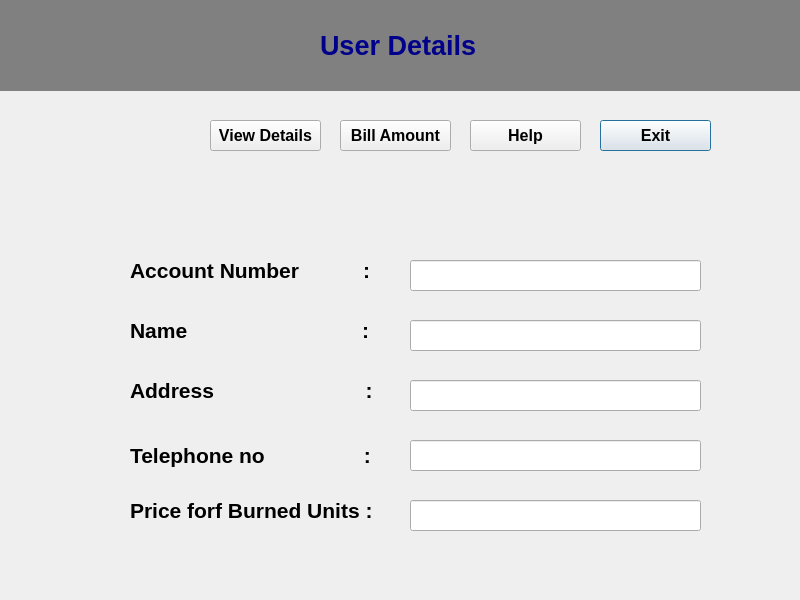
<?xml version="1.0" encoding="UTF-8"?>
<ui version="4.0">
 <class>Userdetails</class>
 <widget class="QDialog" name="Userdetails">
  <property name="geometry">
   <rect>
    <x>0</x>
    <y>0</y>
    <width>800</width>
    <height>600</height>
   </rect>
  </property>
  <property name="font">
   <font>
    <pointsize>12</pointsize>
    <weight>75</weight>
    <bold>true</bold>
   </font>
  </property>
  <property name="windowTitle">
   <string>Dialog</string>
  </property>
  <widget class="QWidget" name="widgetus1" native="true">
   <property name="geometry">
    <rect>
     <x>0</x>
     <y>0</y>
     <width>801</width>
     <height>91</height>
    </rect>
   </property>
   <property name="styleSheet">
    <string notr="true">#widgetus1{

background:gray;
}</string>
   </property>
   <widget class="QLabel" name="labelus1">
    <property name="geometry">
     <rect>
      <x>320</x>
      <y>30</y>
      <width>171</width>
      <height>31</height>
     </rect>
    </property>
    <property name="font">
     <font>
      <pointsize>20</pointsize>
      <weight>75</weight>
      <bold>true</bold>
     </font>
    </property>
    <property name="styleSheet">
     <string notr="true">#labelus1{

color:darkblue;
}</string>
    </property>
    <property name="text">
     <string>User Details</string>
    </property>
   </widget>
  </widget>
  <widget class="QWidget" name="accountno" native="true">
   <property name="geometry">
    <rect>
     <x>50</x>
     <y>180</y>
     <width>711</width>
     <height>371</height>
    </rect>
   </property>
   <property name="styleSheet">
    <string notr="true">#widgetus2{


background:lightgray;

}</string>
   </property>
   <widget class="QLabel" name="label">
    <property name="geometry">
     <rect>
      <x>80</x>
      <y>80</y>
      <width>251</width>
      <height>21</height>
     </rect>
    </property>
    <property name="font">
     <font>
      <pointsize>16</pointsize>
      <weight>75</weight>
      <bold>true</bold>
     </font>
    </property>
    <property name="text">
     <string>Account Number           :</string>
    </property>
   </widget>
   <widget class="QLabel" name="label_2">
    <property name="geometry">
     <rect>
      <x>80</x>
      <y>140</y>
      <width>251</width>
      <height>21</height>
     </rect>
    </property>
    <property name="font">
     <font>
      <pointsize>16</pointsize>
      <weight>75</weight>
      <bold>true</bold>
     </font>
    </property>
    <property name="text">
     <string>Name                              :</string>
    </property>
   </widget>
   <widget class="QLabel" name="label_3">
    <property name="geometry">
     <rect>
      <x>80</x>
      <y>200</y>
      <width>261</width>
      <height>21</height>
     </rect>
    </property>
    <property name="font">
     <font>
      <pointsize>16</pointsize>
      <weight>75</weight>
      <bold>true</bold>
     </font>
    </property>
    <property name="text">
     <string>Address                          :</string>
    </property>
   </widget>
   <widget class="QLabel" name="label_4">
    <property name="geometry">
     <rect>
      <x>80</x>
      <y>260</y>
      <width>261</width>
      <height>31</height>
     </rect>
    </property>
    <property name="font">
     <font>
      <pointsize>16</pointsize>
      <weight>75</weight>
      <bold>true</bold>
     </font>
    </property>
    <property name="text">
     <string>Telephone no                 :</string>
    </property>
   </widget>
   <widget class="QLineEdit" name="dislayaccountnumber">
    <property name="geometry">
     <rect>
      <x>360</x>
      <y>80</y>
      <width>291</width>
      <height>31</height>
     </rect>
    </property>
   </widget>
   <widget class="QLineEdit" name="displayname">
    <property name="geometry">
     <rect>
      <x>360</x>
      <y>140</y>
      <width>291</width>
      <height>31</height>
     </rect>
    </property>
   </widget>
   <widget class="QLineEdit" name="displayaddress">
    <property name="geometry">
     <rect>
      <x>360</x>
      <y>200</y>
      <width>291</width>
      <height>31</height>
     </rect>
    </property>
   </widget>
   <widget class="QLineEdit" name="displattelephoneno">
    <property name="geometry">
     <rect>
      <x>360</x>
      <y>260</y>
      <width>291</width>
      <height>31</height>
     </rect>
    </property>
   </widget>
   <widget class="QLabel" name="label_5">
    <property name="geometry">
     <rect>
      <x>80</x>
      <y>315</y>
      <width>251</width>
      <height>31</height>
     </rect>
    </property>
    <property name="font">
     <font>
      <pointsize>16</pointsize>
      <weight>75</weight>
      <bold>true</bold>
     </font>
    </property>
    <property name="text">
     <string>Price forf Burned Units :</string>
    </property>
   </widget>
   <widget class="QLineEdit" name="displayamountoebill">
    <property name="geometry">
     <rect>
      <x>360</x>
      <y>320</y>
      <width>291</width>
      <height>31</height>
     </rect>
    </property>
   </widget>
  </widget>
  <widget class="QPushButton" name="pushButton">
   <property name="geometry">
    <rect>
     <x>600</x>
     <y>120</y>
     <width>111</width>
     <height>31</height>
    </rect>
   </property>
   <property name="font">
    <font>
     <pointsize>12</pointsize>
     <weight>75</weight>
     <bold>true</bold>
    </font>
   </property>
   <property name="text">
    <string>Exit</string>
   </property>
  </widget>
  <widget class="QPushButton" name="pushButton_2">
   <property name="geometry">
    <rect>
     <x>470</x>
     <y>120</y>
     <width>111</width>
     <height>31</height>
    </rect>
   </property>
   <property name="font">
    <font>
     <pointsize>12</pointsize>
     <weight>75</weight>
     <bold>true</bold>
    </font>
   </property>
   <property name="text">
    <string>Help</string>
   </property>
  </widget>
  <widget class="QPushButton" name="pushButton_3">
   <property name="geometry">
    <rect>
     <x>340</x>
     <y>120</y>
     <width>111</width>
     <height>31</height>
    </rect>
   </property>
   <property name="font">
    <font>
     <pointsize>12</pointsize>
     <weight>75</weight>
     <bold>true</bold>
    </font>
   </property>
   <property name="text">
    <string>Bill Amount</string>
   </property>
  </widget>
  <widget class="QPushButton" name="pushButton_4">
   <property name="geometry">
    <rect>
     <x>210</x>
     <y>120</y>
     <width>111</width>
     <height>31</height>
    </rect>
   </property>
   <property name="font">
    <font>
     <pointsize>12</pointsize>
     <weight>75</weight>
     <bold>true</bold>
    </font>
   </property>
   <property name="text">
    <string>View Details</string>
   </property>
  </widget>
 </widget>
 <resources/>
 <connections/>
</ui>
